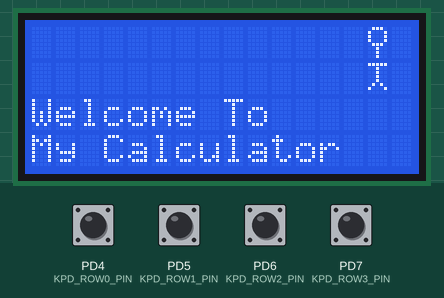
A program run on a simulated ATmega32, built with avr-gcc and emulated at 8 MHz. Shown: 16×4 character LCD. Wiring (inferred from the names in the program): character LCD (HD44780): RS PC0; R/W PC1; E PC2; data PA0, PA1, PA2, PA3, PA4, PA5, PA6, PA7. The test bench sets the inputs (shaded band); at power-on: PD4 (KPD_ROW0_PIN), PD5 (KPD_ROW1_PIN), PD6 (KPD_ROW2_PIN), PD7 (KPD_ROW3_PIN) HIGH.

Above: at 0.8 s.
At 11.4 s:
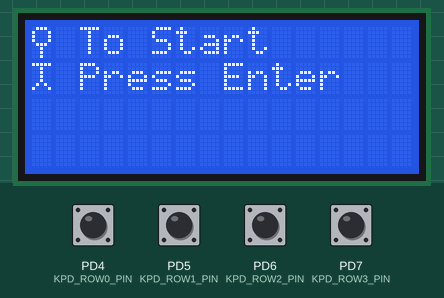
11.5 s: PD4 (KPD_ROW0_PIN) pulled LOW for 0.15 s
At 12.8 s:
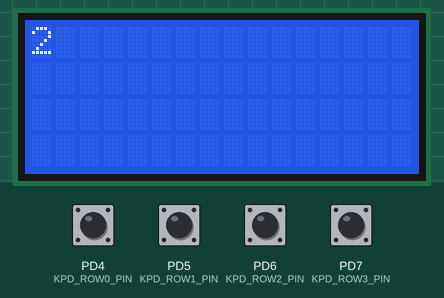
13.1 s: PD7 (KPD_ROW3_PIN) pulled LOW for 0.15 s
14.7 s: PD7 (KPD_ROW3_PIN) pulled LOW for 1 s
At 16.7 s:
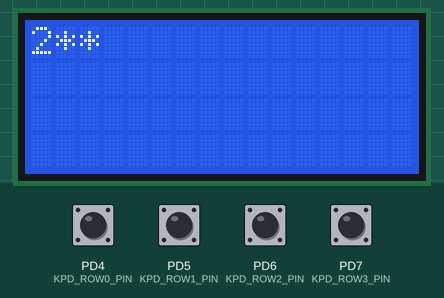
17.2 s: PD5 (KPD_ROW1_PIN) pulled LOW for 0.15 s
18.8 s: PD6 (KPD_ROW2_PIN) pulled LOW for 0.15 s
At 19.7 s:
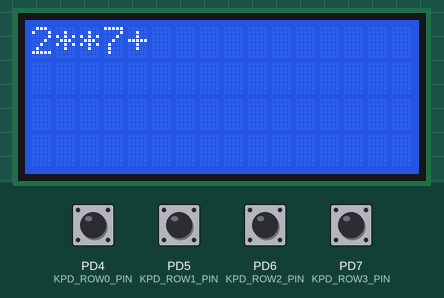
20.4 s: PD7 (KPD_ROW3_PIN) pulled LOW for 0.15 s
Timing chart, 0 to 23.0 s (numbered marks = the images above; inputs shaded):
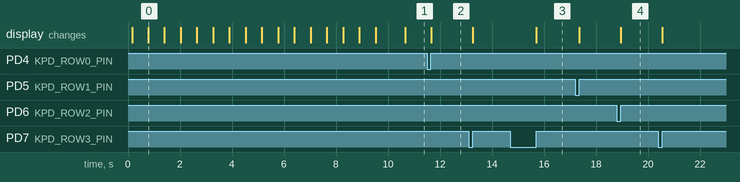

Measured:
- after the input at 11.5 s, the display: changes after 0.16 s (image 2)
- after the input at 14.7 s, the display: changes after 1.0 s (image 3)
- after the input at 18.8 s, the display: changes after 0.15 s (image 4)
- what the display in image 0 shows lasts 0.6 s, from 0.8 s to 1.4 s

The program:

main.c
```c
#include "STD_TYPES.h"
#include "util/delay.h"

#include "PORT_interface.h"
#include "DIO_interface.h"

#include "KEYPAD_interface.h"
#include "CLCD_interface.h"

void main(void)
{
	u8 Local_u8PressedValue,Local_u8FirstCounter,Local_u8SecondCounter,Local_u8CurrentX,Local_u8CurrentY,Local_u8Operator;
	u8 Local_u8CountOut,Local_u8CountIn;
	u8 Local_u8FirstOperandFlag,Local_u8SignFlag,Local_u8FloatFlag;

	u32 Local_u32CurrentDigit,Local_u32FirstOperand,Local_u32SecondOperand;
	u32 Local_u32Temp,Local_u32Result;
	u32 Local_u32FirstOperArr[28],Local_u32SecondOperArr[28];

	u8 Local_pu8uHead[8] =	{
								0b00001110,
								0b00010001,
								0b00010001,
								0b00010001,
								0b00001110,
								0b00000100,
								0b00000100,
								0b00000100,
							};
	u8 Local_pu8uStand[8] =	{
								0b00011111,
								0b00000100,
								0b00000100,
								0b00000100,
								0b00000100,
								0b00001010,
								0b00010001,
								0b00000000,
							};
	/*Initialize the PORTs and LCD*/
	PORT_voidInit();
	CLCD_voidInit();

	/*Initialize all flags*/
	Local_u8FirstCounter = 0;
	Local_u8CurrentX = 0;
	Local_u8CurrentY = 0;

	Local_u32CurrentDigit = 0;
	Local_u8SecondCounter = 0;

	Local_u32FirstOperand = 0;
	Local_u32SecondOperand = 0;

	Local_u8FirstOperandFlag = 0;
	Local_u8SignFlag = 0;
	Local_u8FloatFlag = 0;

	Local_u32Result = 0;


	for(u8 Local_u8Count = 0 ; Local_u8Count < 16 ;Local_u8Count++)
	{
		/*Clear LCD*/
		CLCD_voidSendCommand(1);
		/*Display Hamoksha*/
		CLCD_voidWriteSpcialCharacter(Local_pu8uHead,1,0,15-Local_u8Count);
		CLCD_voidWriteSpcialCharacter(Local_pu8uStand,2,1,15-Local_u8Count);

		/*Welcome To My Calculator*/
		CLCD_voidGoToXY(0,15-Local_u8Count+1);
		CLCD_voidSendString(" Welcome To");
		CLCD_voidGoToXY(1,15-Local_u8Count+1);
		CLCD_voidSendString(" My Calculator");
		_delay_ms(500);


	}
	_delay_ms(500);

	/*Clear LCD*/
	CLCD_voidSendCommand(1);

	/*Display Hamoksha*/
	CLCD_voidWriteSpcialCharacter(Local_pu8uHead,1,0,0);
	CLCD_voidWriteSpcialCharacter(Local_pu8uStand,2,1,0);

	/*To start press Enter*/
	CLCD_voidGoToXY(0,1);
	CLCD_voidSendString(" To Start");
	CLCD_voidGoToXY(1,1);
	CLCD_voidSendString(" Press Enter");


		while(1)
	{
		/*Wait for pressing a key */
		do
		{
			Local_u8PressedValue = KPD_GetPressedKey();

		}
		while(Local_u8PressedValue == 0xff);

		/*Clear the intro*/
		if (Local_u8CurrentY == 0)
		{
			/*Clear LCD*/
			CLCD_voidSendCommand(1);
		}


		/*Save each entered digit into an array*/
		if (Local_u8PressedValue <= 9)
		{
			/*Check which operand is entered the first or the second*/

			if(Local_u8FirstOperandFlag == 0)
			{
				Local_u32FirstOperArr[Local_u8FirstCounter++] = Local_u8PressedValue;
				CLCD_voidWriteNumber(Local_u8PressedValue,Local_u8CurrentX,Local_u8CurrentY++);

			}

			else
			{
				Local_u32SecondOperArr[Local_u8SecondCounter++] = Local_u8PressedValue;
				CLCD_voidWriteNumber(Local_u8PressedValue,Local_u8CurrentX,Local_u8CurrentY++);

			}

		}
		/*If any operator is entered that means the operand is fully entered*/
		if ((Local_u8PressedValue == '+' )|
				(Local_u8PressedValue == '-' )|
				(Local_u8PressedValue == '*' )|
				(Local_u8PressedValue == '/' )|
				(Local_u8PressedValue == '='))
		{

			/*If the operator not '=' that means the first operand is entered*/
			if(Local_u8PressedValue != '=')
			{
				/*Display the pressed key*/
				Local_u8Operator = Local_u8PressedValue;
				CLCD_voidGoToXY(Local_u8CurrentX,Local_u8CurrentY++);
				CLCD_voidSendData(Local_u8Operator);


				if(Local_u8FirstOperandFlag == 0)
				{
					/*Save The first operand*/
					for (Local_u8CountOut = 0; Local_u8CountOut < Local_u8FirstCounter ; Local_u8CountOut++)
					{
						Local_u32CurrentDigit = Local_u32FirstOperArr[Local_u8CountOut];

						for(Local_u8CountIn = 0 ; Local_u8CountIn < Local_u8FirstCounter-Local_u8CountOut-1 ;Local_u8CountIn++)
						{
							Local_u32CurrentDigit *=  10;
						}
						Local_u32FirstOperand += Local_u32CurrentDigit;
					}

				}
				/*Raise first operand flag to indicate that the first operand is fully entered*/
				Local_u8FirstOperandFlag = 1;
			}

			/*If the operator '=' that means the second operand is entered*/
			else if (Local_u8PressedValue == '=')
			{
				/*Display the pressed key*/
				CLCD_voidGoToXY(Local_u8CurrentX,Local_u8CurrentY++);
				CLCD_voidSendData(Local_u8PressedValue);

				/*Save The second operand*/
				for (Local_u8CountOut = 0; Local_u8CountOut < Local_u8SecondCounter ; Local_u8CountOut++)
				{
					Local_u32CurrentDigit = Local_u32SecondOperArr[Local_u8CountOut];

					for(Local_u8CountIn = 0 ; Local_u8CountIn < Local_u8SecondCounter-Local_u8CountOut-1 ;Local_u8CountIn++)
					{
						Local_u32CurrentDigit *=  10;
					}

					Local_u32SecondOperand += Local_u32CurrentDigit;
				}

				/* find the operator */
				switch(Local_u8Operator)
				{
				case '+':
					Local_u32Result = Local_u32FirstOperand + Local_u32SecondOperand;
					break;

				case '-':

					/*check if there is negative result ot not*/
					if (Local_u32FirstOperand >= Local_u32SecondOperand)
						Local_u32Result = Local_u32FirstOperand - Local_u32SecondOperand;

					else
					{
						Local_u32Result =  Local_u32SecondOperand - Local_u32FirstOperand;
						Local_u8SignFlag = 1;
					}
					break;

				case '*':
					Local_u32Result = Local_u32FirstOperand * Local_u32SecondOperand;
					break;

				case '/':

					/*Check if the result is float or not*/
					if (Local_u32FirstOperand % Local_u32SecondOperand != 0)
					{
						/*Just get the float number without using float datatype*/
						Local_u8FloatFlag = 1;
						Local_u32Temp = Local_u32FirstOperand*100;
						Local_u32Result = Local_u32Temp / Local_u32SecondOperand;
					}
					else
					{
						Local_u8FloatFlag = 0;
						Local_u32Result = Local_u32FirstOperand / Local_u32SecondOperand;
					}
					break;
				}

				if(Local_u8SignFlag == 1)
				{
					CLCD_voidSendData('-');
					Local_u8CurrentY++;

				}

				if (Local_u8FloatFlag == 1)
				{
					Local_u32Temp = Local_u32Result / 100;
					CLCD_voidWriteNumber(Local_u32Temp,Local_u8CurrentX,Local_u8CurrentY++);

					/*increase the Y pose based on number of Temp digits*/
					while(Local_u32Temp != 0)
					{
						Local_u8CurrentY++;
						Local_u32Temp /= 10;
					}

					CLCD_voidSendData('.');
					Local_u32Result = Local_u32Result % 100;

				}

				CLCD_voidWriteNumber(Local_u32Result,Local_u8CurrentX,Local_u8CurrentY++);

			}
		}
	}
}
```

CLCD_config.h
```c
/***********************************************************************/
/***********************************************************************/
/************************ AUTHER : Hanin Anwar  ************************/
/************************ LAYER  : HAL          ************************/
/************************ SWC    : CLCD          ************************/
/************************ VERSION : 1.00         ************************/
/***********************************************************************/
/***********************************************************************/

/*************This is the only header file that the user can modify it *************/

/*Preprocessor file guard*/
#ifndef  CLCD_CONFIG_H_
#define  CLCD_CONFIG_H_

#define CLCD_DATA_PORT      DIO_u8PORTA
#define CLCD_CTRL_PORT      DIO_u8PORTC
#define CLCD_RS_PIN         DIO_u8PIN0
#define CLCD_RW_PIN         DIO_u8PIN1
#define CLCD_E_PIN          DIO_u8PIN2


#endif
```

KEYPAD_config.h
```c
/***********************************************************************/
/***********************************************************************/
/************************ AUTHER : Hanin Anwar  ************************/
/************************ LAYER  : HAL          ************************/
/************************ SWC    : KEYPAD          ************************/
/************************ VERSION : 1.00         ************************/
/***********************************************************************/
/***********************************************************************/


#ifndef  KPD_CONFIG_H_
#define  KPD_CONFIG_H_

#define KPD_PORT        		DIO_u8PORTD

#define KPD_NO_PRESSED_KEY		0xff

#define KPD_COLUMN0_PIN			DIO_u8PIN0
#define KPD_COLUMN1_PIN			DIO_u8PIN1
#define KPD_COLUMN2_PIN			DIO_u8PIN2
#define KPD_COLUMN3_PIN			DIO_u8PIN3

#define KPD_ROW0_PIN			DIO_u8PIN4
#define KPD_ROW1_PIN			DIO_u8PIN5
#define KPD_ROW2_PIN			DIO_u8PIN6
#define KPD_ROW3_PIN			DIO_u8PIN7

#define KPD_ARR_VAL					{{0,1,2,3},{4,5,6,7},{8,9,'+','-'},{'*','/','=',16}}


#endif
```

CLCD_interface.h
```c
/***********************************************************************/
/***********************************************************************/
/************************ AUTHER : Hanin Anwar  ************************/
/************************ LAYER  : HAL          ************************/
/************************ SWC    : CLCD          ************************/
/************************ VERSION: 1.00         ************************/
/***********************************************************************/
/***********************************************************************/


/*Preprocessor file guard*/
#ifndef  CLCD_INTERFACE_H_
#define  CLCD_INTERFACE_H_


void CLCD_voidInit(void);

void CLCD_voidSendCommand(u8 Copy_u8Command);

void CLCD_voidSendData(u8 Copy_u8Data);

void CLCD_voidSendString(const char* Copy_pcString );

void CLCD_voidGoToXY(u8 Copy_u8XPose ,u8 Copy_u8YPose);

void CLCD_voidWriteSpcialCharacter(u8* Copy_pu8Pattern , u8 Copy_u8PatternNum , u8 Copy_u8XPose ,u8 Copy_u8YPose);

void CLCD_voidWriteNumber(u32 Copy_u32Number,u8 Copy_u8XPose , u8 Copy_u8YPose);

#endif
```

CLCD_program.c
```c
/***********************************************************************/
/***********************************************************************/
/************************ AUTHER : Hanin Anwar  ************************/
/************************ LAYER  : HAL          ************************/
/************************ SWC    : CLCD          ************************/
/************************ VERSION : 1.00         ************************/
/***********************************************************************/
/***********************************************************************/

#include "STD_TYPES.h"
#include "BIT_MATH.h"
#include <util/delay.h>


#include "DIO_interface.h"
#include "CLCD_interface.h"
#include "CLCD_config.h"
#include "CLCD_private.h"


void CLCD_voidSendCommand(u8 Copy_u8Command)
{
	/*Set RS LOW for command*/
	DIO_u8SetPinValue(CLCD_CTRL_PORT,CLCD_RS_PIN,DIO_u8PIN_LOW);

	/*Set RW LOW for write*/
	DIO_u8SetPinValue(CLCD_CTRL_PORT,CLCD_RW_PIN,DIO_u8PIN_LOW);

	/*Set Command to data port*/
	DIO_u8SetPortValue(CLCD_DATA_PORT,Copy_u8Command);

	/*Send enable pulse*/
	DIO_u8SetPinValue(CLCD_CTRL_PORT,CLCD_E_PIN,DIO_u8PIN_HIGH);
	_delay_ms(2);
	DIO_u8SetPinValue(CLCD_CTRL_PORT,CLCD_E_PIN,DIO_u8PIN_LOW);

}

void CLCD_voidSendData(u8 Copy_u8Data)
{

	/*Set RS HIGH for data*/
	DIO_u8SetPinValue(CLCD_CTRL_PORT,CLCD_RS_PIN,DIO_u8PIN_HIGH);

	/*Set RW LOW for write*/
	DIO_u8SetPinValue(CLCD_CTRL_PORT,CLCD_RW_PIN,DIO_u8PIN_LOW);

	/*Set Data to data port*/
	DIO_u8SetPortValue(CLCD_DATA_PORT,Copy_u8Data);

	/*Send enable pulse*/
	DIO_u8SetPinValue(CLCD_CTRL_PORT,CLCD_E_PIN,DIO_u8PIN_HIGH);
	_delay_ms(2);
	DIO_u8SetPinValue(CLCD_CTRL_PORT,CLCD_E_PIN,DIO_u8PIN_LOW);

}


void CLCD_voidInit(void)
{
	//Correspond to datasheet//

	/*Wait for more than 30 ms */
	_delay_ms(40);

	/*Function Set :
	 * 	RS	RW	DB7	 DB6	DB5	  DB4	DB3		DB2 	DB1 	DB0
	 * 	0	0	 0	  0      1	   1     N       F       X       X
	 * NoOflines = 2 , FontSize = 5*8
	 * N = 1 , F = 0*/

	CLCD_voidSendCommand(0b00111000);

	/*Display control :
	 * 	RS	RW	DB7	 DB6	DB5	  DB4	DB3		DB2 	DB1 	DB0
	 * 	0	0	 0	  0      0	   0     1       D       C       B
	 * D : Display enable , C : Cursor enable , B : Blink Cursor
	 * D = 1 , C = 0 , B = 0*/

	CLCD_voidSendCommand(0b00001100);

	/*Clear Display*/
	CLCD_voidSendCommand(1);


}

void CLCD_voidSendString(const char* Copy_pcString )
{
	u8 Local_u8Counter = 0;

	while(Copy_pcString[Local_u8Counter] != '\0')
	{
		CLCD_voidSendData(Copy_pcString[Local_u8Counter]);
		Local_u8Counter++;

	}
}

void CLCD_voidGoToXY(u8 Copy_u8XPose ,u8 Copy_u8YPose)
{
	u8 Local_u8Address;
	if (Copy_u8XPose == 0)
	{
		/*Location is at first line */
		Local_u8Address = Copy_u8YPose;
	}

	else if (Copy_u8XPose == 1)
	{
		/*Location is at second line */
		Local_u8Address = Copy_u8YPose + 0x40;
	}

	/*OR to set most bit to 1 to set DDRAM Address*/
	CLCD_voidSendCommand(Local_u8Address | 1<<7);
}


void CLCD_voidWriteSpcialCharacter(u8* Copy_pu8Pattern , u8 Copy_u8PatternNum , u8 Copy_u8XPose ,u8 Copy_u8YPose)
{
	u8 Local_u8CGRAMAddress = 0;
	u8 Local_u8Counter = 0;

	/*Calculate CGRAM Adress */
	Local_u8CGRAMAddress = Copy_u8PatternNum *8;

	/*Send CGRAM Address Command to LCD with setting bit 6 and clearing bit 7 */
	CLCD_voidSendCommand(Local_u8CGRAMAddress | 1 <<6);

	/*Write Pattern Data to GCRAM to Save it*/
	for(Local_u8Counter = 0 ; Local_u8Counter < 8 ; Local_u8Counter++)
	{
		CLCD_voidSendData(Copy_pu8Pattern[Local_u8Counter]);

	}
	/*Go back to DDRAM to display the pattern*/
	CLCD_voidGoToXY(Copy_u8XPose,Copy_u8YPose);

	/*Display the pattern written in CGRAM*/
	CLCD_voidSendData(Copy_u8PatternNum);
}

void CLCD_voidWriteNumber(u32 Copy_u32Number,u8 Copy_u8XPose , u8 Copy_u8YPose)
{
	u8 Local_u8Counter , Local_u8NumberOfDigits , Local_pu8Arr[30] , Local_u8X , Local_u8Y;
	u32 Local_u32Number = Copy_u32Number;

	Local_u8Counter = 0;
	Local_u8NumberOfDigits = 0;
	Local_u8X = Copy_u8XPose;
	Local_u8Y = Copy_u8YPose;

	while(Local_u32Number != 0)
	{
		Local_pu8Arr[Local_u8NumberOfDigits++] = Local_u32Number % 10;
		Local_u32Number /= 10;
	}

	for(Local_u8Counter = Local_u8NumberOfDigits - 1 ; (Local_u8Counter >= 0)&& (Local_u8Y < (Copy_u8YPose + Local_u8NumberOfDigits)); Local_u8Counter--)
	{
//
		switch(Local_pu8Arr[Local_u8Counter])
		{
		case 0 :  CLCD_voidGoToXY(Local_u8X ,  Local_u8Y++); CLCD_voidSendData('0');break;
		case 1 :  CLCD_voidGoToXY(Local_u8X ,  Local_u8Y++); CLCD_voidSendData('1');break;
		case 2 :  CLCD_voidGoToXY(Local_u8X ,  Local_u8Y++); CLCD_voidSendData('2');break;
		case 3 :  CLCD_voidGoToXY(Local_u8X ,  Local_u8Y++); CLCD_voidSendData('3');break;
		case 4 :  CLCD_voidGoToXY(Local_u8X ,  Local_u8Y++); CLCD_voidSendData('4');break;
		case 5 :  CLCD_voidGoToXY(Local_u8X ,  Local_u8Y++); CLCD_voidSendData('5');break;
		case 6 :  CLCD_voidGoToXY(Local_u8X ,  Local_u8Y++); CLCD_voidSendData('6');break;
		case 7 :  CLCD_voidGoToXY(Local_u8X ,  Local_u8Y++); CLCD_voidSendData('7');break;
		case 8 :  CLCD_voidGoToXY(Local_u8X ,  Local_u8Y++); CLCD_voidSendData('8');break;
		case 9 :  CLCD_voidGoToXY(Local_u8X ,  Local_u8Y++); CLCD_voidSendData('9');break;

		}
	}

	if (Copy_u32Number == 0)
	{
		CLCD_voidGoToXY(Local_u8X , Local_u8Y++);
		CLCD_voidSendData('0');
	}

}
```

KEYPAD_interface.h
```c
/***********************************************************************/
/***********************************************************************/
/************************ AUTHER : Hanin Anwar  ************************/
/************************ LAYER  : HAL          ************************/
/************************ SWC    : KEYPAD          ************************/
/************************ VERSION : 1.00         ************************/
/***********************************************************************/
/***********************************************************************/


#ifndef  KPD_INTERFACE_H_
#define  KPD_INTERFACE_H_

u8 KPD_GetPressedKey(void);
#endif
```

KEYPAD_program.c
```c
/***********************************************************************/
/***********************************************************************/
/************************ AUTHER : Hanin Anwar  ************************/
/************************ LAYER  : HAL          ************************/
/************************ SWC    : KEYPAD          ************************/
/************************ VERSION : 1.00         ************************/
/***********************************************************************/
/***********************************************************************/

#include "STD_TYPES.h"
#include "BIT_MATH.h"

#include "DIO_interface.h"
#include "KEYPAD_private.h"
#include "KEYPAD_config.h"
#include "KEYPAD_interface.h"

u8 KPD_GetPressedKey(void)
{
	u8 Local_u8ColumnIdx , Local_u8RowIdx,Local_u8PinSate;
	u8 Local_u8PressedKey = KPD_NO_PRESSED_KEY;
	static u8 Local_u8KPDArr[ROW_NUM][COLUMN_NUM] = KPD_ARR_VAL;
	static u8 Local_u8ColumnArr[COLUMN_NUM] = {KPD_COLUMN0_PIN,KPD_COLUMN1_PIN,KPD_COLUMN2_PIN,KPD_COLUMN3_PIN};
	static u8 Local_u8RowArr[ROW_NUM] = {KPD_ROW0_PIN,KPD_ROW1_PIN,KPD_ROW2_PIN,KPD_ROW3_PIN};

	for(Local_u8ColumnIdx = 0 ; Local_u8ColumnIdx < COLUMN_NUM ; Local_u8ColumnIdx++)
	{
		/*Activate Current Column*/
		DIO_u8SetPinValue(KPD_PORT,Local_u8ColumnArr[Local_u8ColumnIdx],DIO_u8PIN_LOW);

		for(Local_u8RowIdx = 0 ; Local_u8RowIdx < ROW_NUM ; Local_u8RowIdx++)
		{
			/*Read The Current Row*/
			DIO_u8GetPinValue(KPD_PORT,Local_u8RowArr[Local_u8RowIdx],&Local_u8PinSate);

			/*Check it the Switch is pressed*/
			if (DIO_u8PIN_LOW == Local_u8PinSate)
			{
				Local_u8PressedKey = Local_u8KPDArr[Local_u8RowIdx][Local_u8ColumnIdx];

				/*Polling(busy waiting) until the key is released*/
				while(DIO_u8PIN_LOW == Local_u8PinSate)
				{
					DIO_u8GetPinValue(KPD_PORT,Local_u8RowArr[Local_u8RowIdx],&Local_u8PinSate);
				}
				return Local_u8PressedKey;
			}

		}

		/*Deactivate Current Column*/
		DIO_u8SetPinValue(KPD_PORT,Local_u8ColumnArr[Local_u8ColumnIdx],DIO_u8PIN_HIGH);
	}


	return Local_u8PressedKey;
}
```

BIT_MATH.h
```c
#ifndef BIT_MATH_H_
#define BIT_MATH_H_

#define SET_BIT(VAR,BIT_NO)			(VAR|=(1<<BIT_NO))
#define CLR_BIT(VAR,BIT_NO)			(VAR&=(~(1<<BIT_NO)))
#define TOGGLE_BIT(VAR,BIT_NO)		(VAR^=(1<<BIT_NO))
#define GET_BIT(VAR,BIT_NO)			((VAR>>BIT_NO)&0x01)

#endif
```

CLCD_private.h
```c

```

DIO_config.h
```c

```

DIO_private.h
```c

```

Source omitted: DIO_interface.h (1356 bytes), DIO_program.c (3331 bytes), DIO_register.h (962 bytes), KEYPAD_private.h (694 bytes), PORT_config.h (3723 bytes), PORT_interface.h (684 bytes), PORT_private.h (2464 bytes), PORT_program.c (976 bytes), PORT_register.h (962 bytes), STD_TYPES.h (280 bytes)
